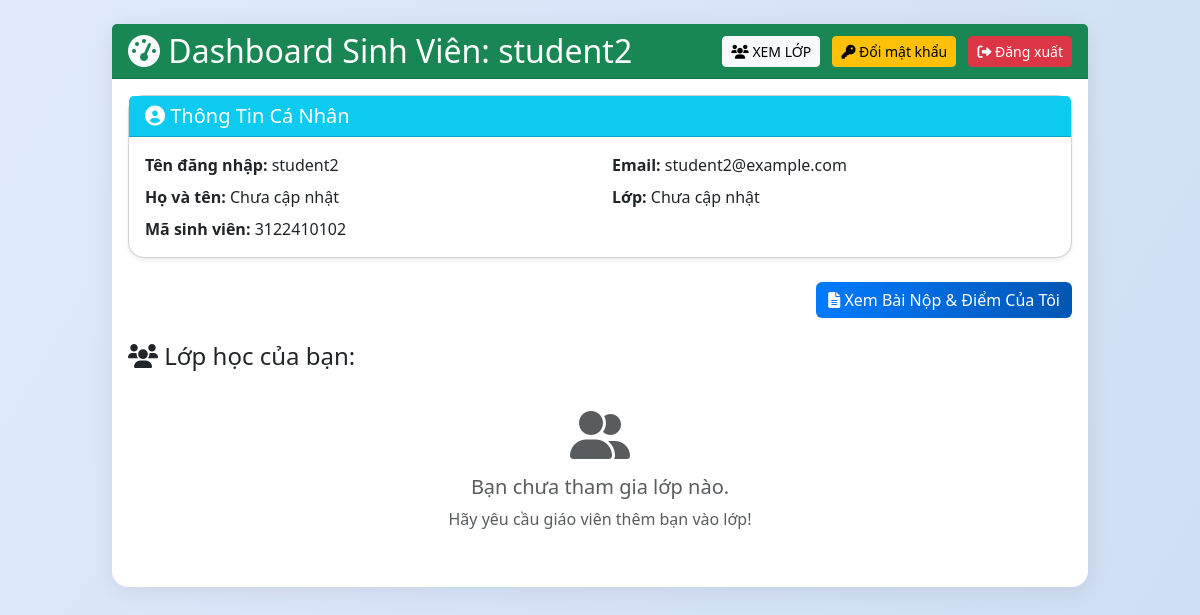
The app's page /dashboard (signed in), older data.
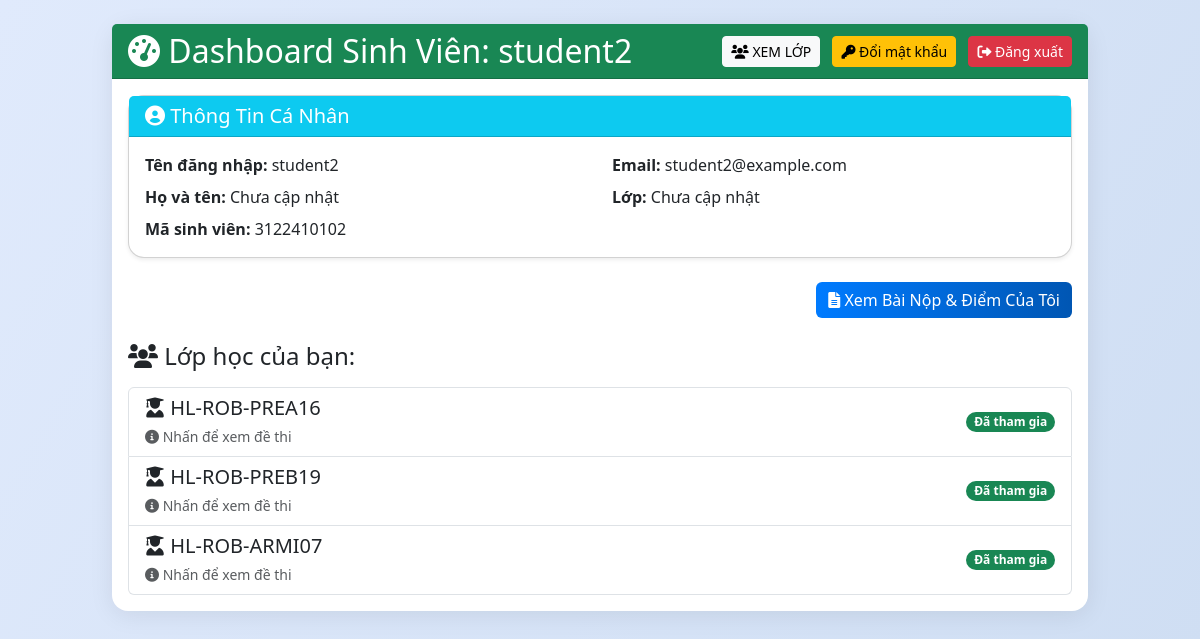
The same page, newer data.
### tables this page shows
CREATE TABLE groups (
            id INTEGER PRIMARY KEY AUTOINCREMENT,
            name TEXT,
            teacher_id INTEGER,
            description TEXT,
            code TEXT
        , aes_key BLOB);

### app.py (the view)
@app.route('/dashboard')
@login_required
def dashboard():
    if current_user.role == 'admin':
        return redirect(url_for('admin_users'))
    now = datetime.datetime.now()
    if current_user.role=='teacher':
        user_info = c.execute("SELECT username, email, full_name, teacher_id, class_name FROM users WHERE id=?", (current_user.id,)).fetchone()
        user_data = {
            'username': user_info[0],
            'email': user_info[1] or 'Chưa cập nhật',
            'full_name': user_info[2] or 'Chưa cập nhật',
            'teacher_id': user_info[3] or 'Chưa cập nhật',
            'class_name': user_info[4] or 'Chưa cập nhật'
        }
        exams = c.execute("SELECT id, filename, release_time, expire_time, ten_de, pin_code, allowed_groups FROM exams WHERE teacher_id=?",(current_user.id,)).fetchall()
        group_data = {}
        for e in exams:
            eid, filename, release_str, expire_str, ten_de, pin_code, allowed_groups_str = e
            release_time = parse_datetime(release_str)
            expire_time = parse_datetime(expire_str)
            release_display = release_time.strftime('%d/%m/%Y %H:%M')
            expire_display = expire_time.strftime('%d/%m/%Y %H:%M')
            if now < release_time:
                status = 'upcoming'  # Chưa mở
            elif now > expire_time:
                status = 'expired'  # Đã hết hạn
            else:
                status = 'active'  # Đang mở
            exam_data = (eid, filename, release_display, expire_display, ten_de, pin_code or "N/A", status)
            if allowed_groups_str:
                group_ids = allowed_groups_str.split(',')
                for gid in group_ids:
                    gid = gid.strip()
                    if not gid:
                        continue
                    if gid not in group_data:
                        group_row = c.execute("SELECT name FROM groups WHERE id=?", (gid,)).fetchone()
                        group_name = group_row[0] if group_row else f"Lớp {gid}"
                        group_data[gid] = {'name': group_name, 'exams': []}
                    group_data[gid]['exams'].append(exam_data)
            else:
                if 'unassigned' not in group_data:
                    group_data['unassigned'] = {'name': 'Chưa phân lớp', 'exams': []}
                group_data['unassigned']['exams'].append(exam_data)
        return render_template('dashboard_teacher.html', group_data=group_data, user_info=user_data)
    else:
        user_info = c.execute("SELECT username, email, full_name, student_id, class_name FROM users WHERE id=?", (current_user.id,)).fetchone()
        user_data = {
            'username': user_info[0],
            'email': user_info[1] or 'Chưa cập nhật',
            'full_name': user_info[2] or 'Chưa cập nhật',
            'student_id': user_info[3] or 'Chưa cập nhật',
            'class_name': user_info[4] or 'Chưa cập nhật'
        }
        exams = c.execute("SELECT e.id, e.filename, e.release_time, e.expire_time, u.username, e.ten_de, e.allowed_groups, e.auth_mode FROM exams e LEFT JOIN users u ON e.teacher_id=u.id").fetchall()
        exams_with_status = []
        student_groups = c.execute("SELECT group_id FROM group_members WHERE student_id=? AND status='approved'", (current_user.id,)).fetchall()
        student_group_ids = [str(g[0]) for g in student_groups]
        for e in exams:
            eid, filename, release_str, expire_str, username, ten_de, allowed_groups, auth_mode = e
            if allowed_groups:
                exam_group_ids = allowed_groups.split(',')
                has_permission = any(gid in student_group_ids for gid in exam_group_ids)
                if not has_permission:
                    continue  # Skip if not in any allowed group
            release_time = parse_datetime(release_str)
            expire_time = parse_datetime(expire_str)
            release_display = release_time.strftime('%d/%m/%Y %H:%M')
            expire_display = expire_time.strftime('%d/%m/%Y %H:%M')
            if now < release_time:
                status = 'Chưa mở'
                status_class = 'text-warning'
            elif now > expire_time:
                status = 'Đã hết hạn'
                status_class = 'text-danger'
            else:
                status = 'Đang mở'
                status_class = 'text-success'
            exams_with_status.append((eid, filename, release_display, expire_display, username, ten_de, status, status_class, auth_mode))
        groups = c.execute("""
            SELECT g.id, g.name, u.username as teacher_name
            FROM groups g
            JOIN group_members gm ON g.id = gm.group_id
            JOIN users u ON g.teacher_id = u.id
            WHERE gm.student_id=? AND gm.status='approved'
        """, (current_user.id,)).fetchall()
        rejected_requests = c.execute("""
            SELECT g.name, u.username as teacher_name, gm.note, gm.group_id
            FROM groups g
            JOIN group_members gm ON g.id = gm.group_id
            JOIN users u ON g.teacher_id = u.id
            WHERE gm.student_id=? AND gm.status='rejected'
        """, (current_user.id,)).fetchall()
        return render_template('dashboard_student.html', exams=exams_with_status, groups=groups, rejected_requests=rejected_requests, user_info=user_data)

### app.py (called while the page is built)
@login_manager.user_loader
def load_user(uid):
    row = c.execute("SELECT id, username, role, email FROM users WHERE id=?",(uid,)).fetchone()
    return User(*row) if row else None

def parse_datetime(datetime_str):
    if not datetime_str:
        return None
    try:
        return datetime.datetime.fromisoformat(datetime_str)
    except:
        try:
            return datetime.datetime.strptime(datetime_str, '%Y-%m-%dT%H:%M')
        except:
            try:
                return datetime.datetime.strptime(datetime_str, '%Y-%m-%dT%H:%M:%S')
            except:
                try:
                    return datetime.datetime.strptime(datetime_str, '%Y-%m-%d %H:%M:%S')
                except:
                    try:
                        return datetime.datetime.strptime(datetime_str, '%Y-%m-%d %H:%M')
                    except:
                        return datetime.datetime.now()

@app.before_request
def ensure_csrf_token():
    if 'csrf_token' not in session:
        session['csrf_token'] = secrets.token_hex(16)

### templates/dashboard_student.html (shortened to what this page needs)
{% extends "base.html" %}
{% block content %}
<div class="card mb-4 shadow-sm">
    <div class="card-header bg-info text-white">
        <h5 class="mb-0"><i class="fas fa-user-circle"></i> Thông Tin Cá Nhân</h5>
    </div>
    <div class="card-body">
        <div class="row">
            <div class="col-md-6">
                <p class="mb-2"><strong>Tên đăng nhập:</strong> {{ user_info.username }}</p>
                <p class="mb-2"><strong>Họ và tên:</strong> {{ user_info.full_name }}</p>
                <p class="mb-0"><strong>Mã sinh viên:</strong> {{ user_info.student_id }}</p>
            </div>
            <div class="col-md-6">
                <p class="mb-2"><strong>Email:</strong> {{ user_info.email }}</p>
                <p class="mb-0"><strong>Lớp:</strong> {{ user_info.class_name }}</p>
            </div>
        </div>
    </div>
</div>
<div class="mb-4 text-end">
    <a href="{{ url_for('student_submissions') }}" class="btn btn-primary">
        <i class="fas fa-file-alt"></i> Xem Bài Nộp & Điểm Của Tôi
    </a>
</div>
<h4 class="mb-3"><i class="fas fa-users"></i> Lớp học của bạn:</h4>
{% if groups %}
<div class="list-group">
    {% for group in groups %}
    <a href="{{ url_for('student_group_detail', gid=group[0]) }}" class="list-group-item list-group-item-action d-flex justify-content-between align-items-center">
        <div>
            <h5 class="mb-1"><i class="fas fa-user-graduate"></i> {{ group[1] }}</h5>
            <p class="mb-0"><small class="text-muted"><i class="fas fa-info-circle"></i> Nhấn để xem đề thi</small></p>
        </div>
        <span class="badge bg-success rounded-pill">Đã tham gia</span>
    </a>
    {% endfor %}
</div>
{% else %}
<div class="text-center py-4">
    <i class="fas fa-user-friends fa-3x text-muted mb-3"></i>
    <h5 class="text-muted">Bạn chưa tham gia lớp nào.</h5>
    <p class="text-muted">Hãy yêu cầu giáo viên thêm bạn vào lớp!</p>
</div>
{% endif %}
{% endblock %}

Row changes from the older to the newer data that the page shows:
added groups: name "HL-ROB-PREA16"
added groups: name "HL-ROB-PREB19"
added groups: name "HL-ROB-ARMI07"
Text that changed along with them:
text no longer shown: "Bạn chưa tham gia lớp nào. Hãy yêu cầu giáo viên thêm bạn vào lớp!"
